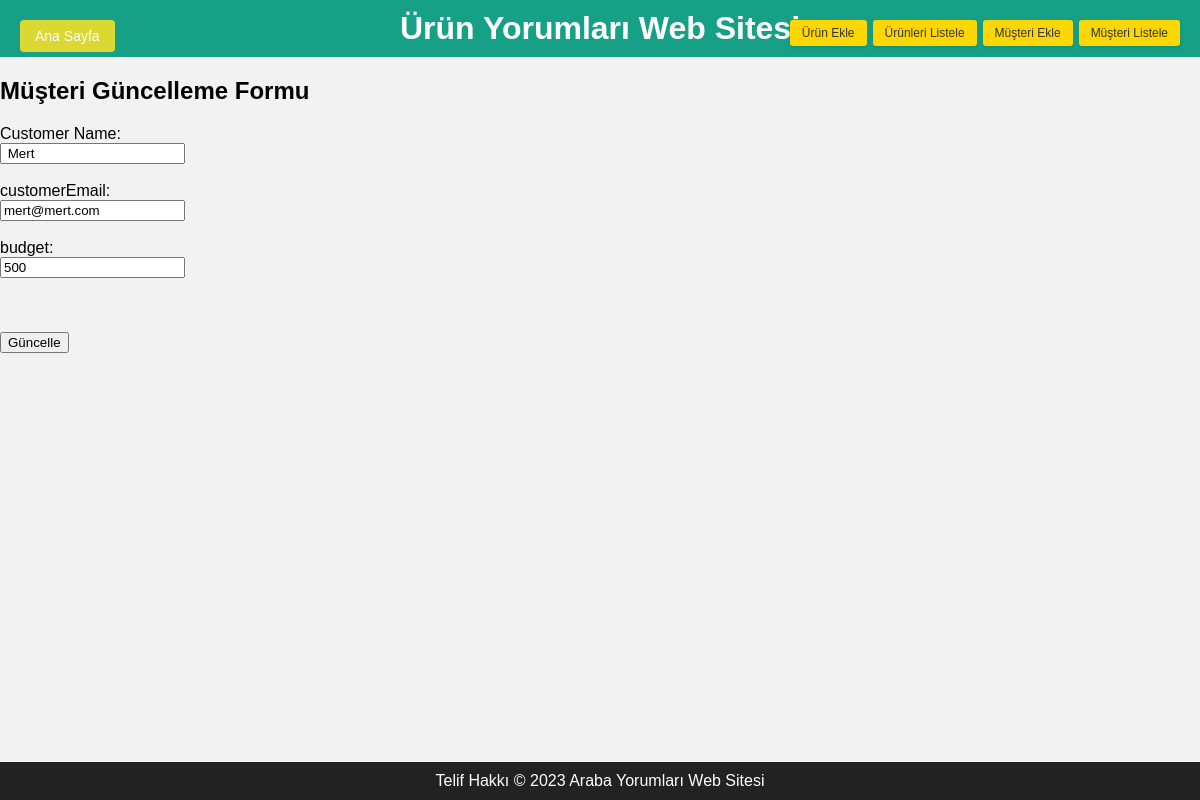
The app's page /updateCustomer/ Mert, older data.
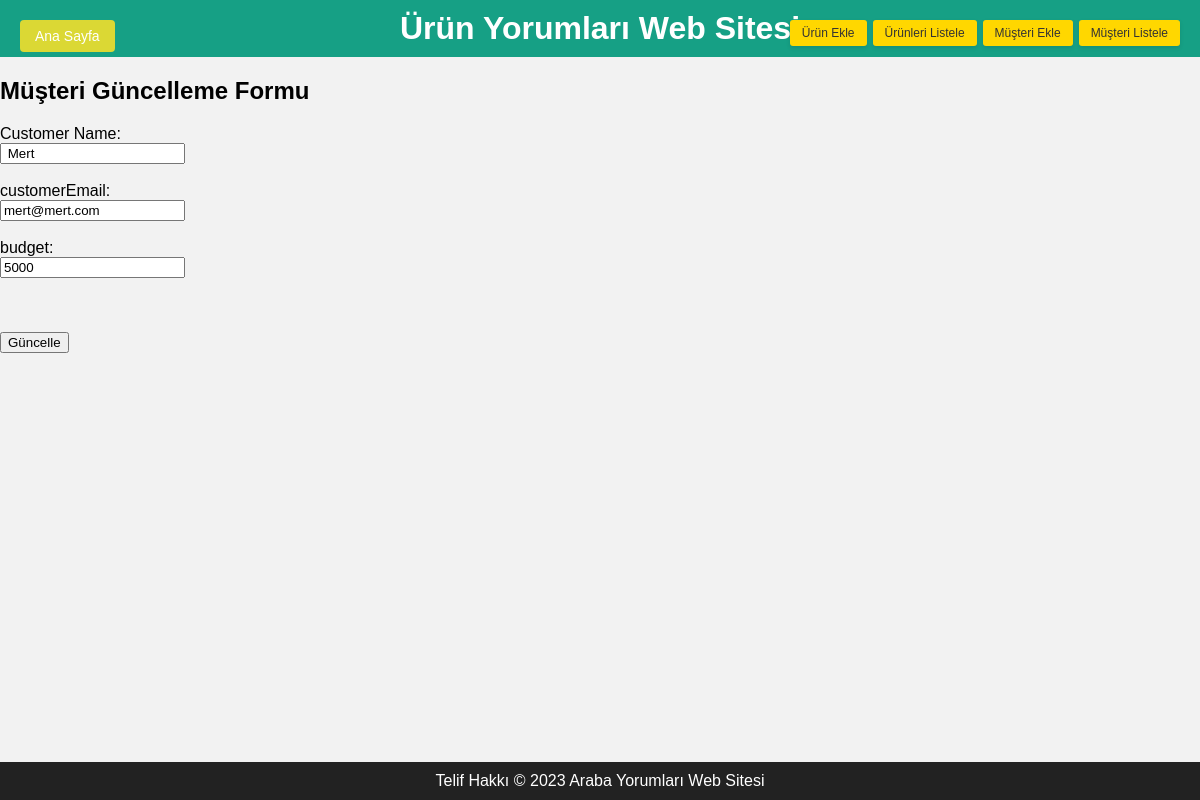
The same page, newer data.
### tables this page shows
CREATE TABLE customer (
        customerName TEXT PRIMARY KEY,
        budget INTEGER NOT NULL,        
        customerEmail TEXT NOT NULL

    );

### app.py (the view, shortened to what this page needs)
@app.route('/updateCustomer/<customerName>', methods=['POST','GET'])
def updateCustomer(customerName):
    if request.method == 'GET':
        customer = get_customer_info(customerName)
        if customer:
            return render_template('editCustomer.html', customer=customer)
        else:
            return "Müşteri bulunamadı."

### app.py (called while the page is built)
@app.route('/get-customer-info')
def get_customer_info(customerName):
    try:
        with sqlite3.connect(db) as conn:
            cursor = conn.cursor()
            cursor.execute("SELECT * FROM customer WHERE customerName = ?", (customerName,))
            customer = cursor.fetchone()
            if customer:
                return customer
            else:
                return False
    except Exception as e:
        print(e)
        return False

### templates/editCustomer.html (shortened to what this page needs)
<!DOCTYPE html>
<html lang="en">
<head>
    <link rel="stylesheet" href="{{ url_for('static', filename='css/styles.css') }}">
</head>
<body>
    <header>
        <h1>Ürün Yorumları Web Sitesi</h1>
        <button id="home-button">Ana Sayfa</button><br/>
        <section class="search-section">
            <div class="sidebar">
                <button id="addProductButton">Ürün Ekle</button>
                </body>
                <button id="list_products_button">Ürünleri Listele</button>
                 <button id="add_customer_button">Müşteri Ekle</button>
               <button id="list_customers_button">Müşteri Listele</button>
    <footer>
        Telif Hakkı © 2023 Araba Yorumları Web Sitesi
    </footer>
    <h2>Müşteri Güncelleme Formu</h2>
    <form action="/updateCustomer/{{ customer[0] }}"    method="POST">
        <label for="customerName">Customer Name:</label><br>
        <input type="text" id="customerName" name="customerName" required value="{{ customer[0] }}" readonly><br><br>
        <label for="customerEmail">customerEmail:</label><br>
        <input type="text" id="customerEmail" name="customerEmail" required value="{{ customer[2] }}"><br><br>
        <label for="budget">budget:</label><br>
        <input type="number" id="budget" name="budget" required value="{{ customer[1] }}"><br><br>
        <br><br>
        <input type="submit" value="Güncelle">
    </form>
</body>
</html>

Row changes from the older to the newer data that the page shows:
changed customer "Mert": budget "500" → "5000"
